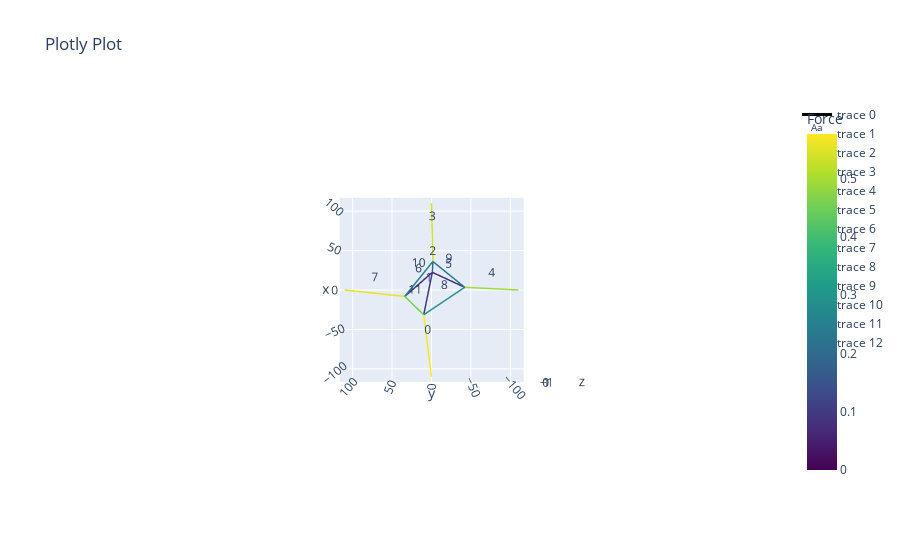

Notebook code for this chart:
### Markdown cell above
### Step 1: Define the network

### Code cell
# Note that the coordinates of the vertices will change after equilibrium is reached.
vertices    = np.array([[-10, 0, 0], [-5, 0,0], [0, 0, 0], [5, 0, 0], [10, 0, 0], [0,-10,0], [0,-5,0], [0,5,0], [0,10,0]])*11  # The coordinates of the vertices in mm
edges       = [[0, 1], [1, 2], [2, 3], [3, 4], [5, 6], [6, 2], [2, 7], [7, 8], [1, 6], [6, 3], [3, 7], [7,1]]                  # The edges of the network.
paths       = [[0, 1, 2, 3], [4, 5, 6, 7], [8, 9, 10, 11]]   # 3D printable paths. Ensure an edge is not flipped.
directions  = [1, 1, 1, 1, 1, 1, 1, 1, 1, 1, 1, 1]          # Flip the curvature of an edge by setting the direction to -1.

scalar = 110
q_ring      = .5
q_connectors = .8
q_center    = .2
q           = np.array([q_connectors, q_center, q_center, q_connectors, q_connectors, q_center, q_center, q_connectors, q_ring, q_ring, q_ring, q_ring])/scalar
q[2]        = 1.5/scalar
q[-1]        = 1.5/scalar
fixed       = [0, 4, 5, 8]
# model_name  = 'VS_ring{}_connectors{}_center{}_as{}'.format(q_ring, q_connectors, q_center, q[2]*scalar)
model_name  = 'VS_ring{}_connectors{}_center{}_as{}_asr{}_s{}'.format(q_ring, q_connectors, q_center, q[2]*scalar, q[-1]*scalar, scalar)

# Create the network
net = Network_custom.from_fd(vertices, edges, q, fixed, paths = paths, dir = directions)

# The topology of structure is fixed after generation, but you can update force densities after making the network
# q[0] = .10
# net.update_shape(q)

# Plot the network like this
net.net_plot(color=True, elables = True, vlabels = False)

(net.vertices == vertices).all() # Please understand that this is False
np.max(net.f)/0.078294515

# import matplotlib.pyplot as plt
# cmap = plt.get_cmap('viridis')

# Convert to TikZ RGB format
# f_plot = (net.f - np.min(net.f)) / (np.max(net.f) - np.min(net.f))
# for val in f_plot:
#     r, g, b, _ = cmap(val)  # Get RGBA (ignore A)color={rgb,1:red,0.282;green,0.141;blue,0.458}
#     print("\draw[thick, color = {" + f"rgb,1:red,{r:.3f}; green,{g:.3f};blue, {b:.3f}"+"}]")

np.max(net.f)/0.078294515

### Figure 1 — Plotly figure (JSON) as saved in the notebook; plotly's stock layout.template omitted (floating-point values rounded to 4 significant figures)
{"data": [{"line": {"color": [0.5764, 0.5764, 0, 0.09966, 0.09966, 0, 0.1878, 0.1878, 0, 0.5375, 0.5375, 0, 0.4947, 0.4947, 0, 0.08211, 0.08211, 0, 0.08441, 0.08441, 0, 0.5565, 0.5565, 0, 0.2841, 0.2841, 0, 0.236, 0.236, 0, 0.2583, 0.2583, 0, 0.4554, 0.4554, 0], "colorbar": {"title": {"text": "Force"}}, "colorscale": [[0, "#440154"], [0.1111, "#482878"], [0.2222, "#3e4989"], [0.3333, "#31688e"], [0.4444, "#26828e"], [0.5556, "#1f9e89"], [0.6667, "#35b779"], [0.7778, "#6ece58"], [0.8889, "#b5de2b"], [1, "#fde725"]], "showscale": true, "width": 3}, "mode": "lines", "type": "scatter3d", "x": [-110, -31.36, null, -31.36, 22.35, null, 22.35, 36.11, null, 36.11, 110, null, 0, 3.422, null, 3.422, 22.35, null, 22.35, -8.171, null, -8.171, 0, null, -31.36, 3.422, null, 3.422, 36.11, null, 36.11, -8.171, null, -8.171, -31.36, null], "y": [0, 9.874, null, 9.874, -1.064, null, -1.064, -1.719, null, -1.719, 0, null, -110, -42.07, null, -42.07, -1.064, null, -1.064, 33.91, null, 33.91, 110, null, 9.874, -42.07, null, -42.07, -1.719, null, -1.719, 33.91, null, 33.91, 9.874, null], "z": [0, 0, null, 0, 0, null, 0, 0, null, 0, 0, null, 0, 0, null, 0, 0, null, 0, 0, null, 0, 0, null, 0, 0, null, 0, 0, null, 0, 0, null, 0, 0, null]}, {"mode": "text", "text": ["0"], "type": "scatter3d", "x": [-70.68], "y": [4.937], "z": [0]}, {"mode": "text", "text": ["1"], "type": "scatter3d", "x": [-4.503], "y": [4.405], "z": [0]}, {"mode": "text", "text": ["2"], "type": "scatter3d", "x": [29.23], "y": [-1.392], "z": [0]}, {"mode": "text", "text": ["3"], "type": "scatter3d", "x": [73.05], "y": [-0.8597], "z": [0]}, {"mode": "text", "text": ["4"], "type": "scatter3d", "x": [1.711], "y": [-76.03], "z": [0]}, {"mode": "text", "text": ["5"], "type": "scatter3d", "x": [12.89], "y": [-21.57], "z": [0]}, {"mode": "text", "text": ["6"], "type": "scatter3d", "x": [7.09], "y": [16.42], "z": [0]}, {"mode": "text", "text": ["7"], "type": "scatter3d", "x": [-4.086], "y": [71.96], "z": [0]}, {"mode": "text", "text": ["8"], "type": "scatter3d", "x": [-13.97], "y": [-16.1], "z": [0]}, {"mode": "text", "text": ["9"], "type": "scatter3d", "x": [19.76], "y": [-21.89], "z": [0]}, {"mode": "text", "text": ["10"], "type": "scatter3d", "x": [13.97], "y": [16.1], "z": [0]}, {"mode": "text", "text": ["11"], "type": "scatter3d", "x": [-19.76], "y": [21.89], "z": [0]}], "layout": {"scene": {"aspectmode": "data", "camera": {"eye": {"x": 0, "y": 0, "z": 15}}}, "title": {"text": "Plotly Plot"}}}
